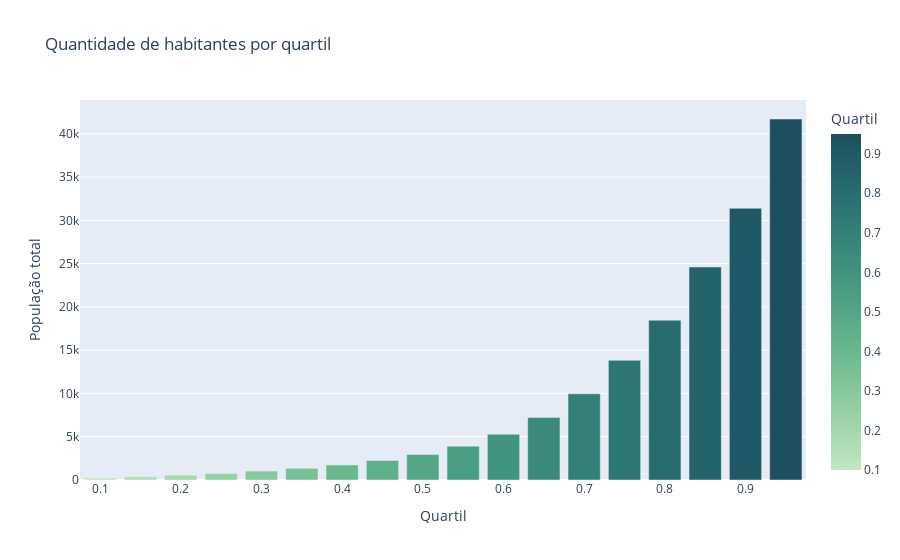

The notebook cell saved with this chart:
### Markdown cell above
*Zipcodes com a maior população*

### Code cell
max_population_DemographicData_ZCTAs = DemographicData_ZCTAs.copy()
max_population_DemographicData_ZCTAs.sort_values(by=['total_population'], ascending=False, inplace=True)
quartis = max_population_DemographicData_ZCTAs[['total_population']].quantile([0.1,0.15,0.2,0.25,0.3,0.35,0.4,0.45,0.5,0.55,0.6,0.65,0.7,0.75,0.8,0.85,0.9,0.95])
quartis.reset_index(inplace=True)
quartis.columns = ['quartil', 'populacao_total']
fig = px.bar(quartis, 
             x='quartil', 
             y="populacao_total", 
             barmode='group',
             labels={
                     "quartil": "Quartil",
                     "populacao_total": "População total"
                 },
             title="Quantidade de habitantes por quartil",
             color="quartil",
             color_continuous_scale="Blugrn",
             )
fig.show()

### Figure 1 — Plotly figure (JSON) as saved in the notebook; plotly's stock layout.template omitted (floating-point values rounded to 4 significant figures)
{"data": [{"alignmentgroup": "True", "hovertemplate": "Quartil=%{marker.color}<br>População total=%{y}<extra></extra>", "legendgroup": "", "marker": {"color": [0.1, 0.15, 0.2, 0.25, 0.3, 0.35, 0.4, 0.45, 0.5, 0.55, 0.6, 0.65, 0.7, 0.75, 0.8, 0.85, 0.9, 0.95], "coloraxis": "coloraxis", "pattern": {"shape": ""}}, "name": "", "offsetgroup": "", "orientation": "v", "showlegend": false, "textposition": "auto", "type": "bar", "x": [0.1, 0.15, 0.2, 0.25, 0.3, 0.35, 0.4, 0.45, 0.5, 0.55, 0.6, 0.65, 0.7, 0.75, 0.8, 0.85, 0.9, 0.95], "xaxis": "x", "y": [250, 383, 552, 765, 1027, 1347, 1734, 2259.0, 2947, 3908.0, 5281.0, 7216.0, 9964, 13826, 18460.0, 24600.0, 31390.0, 41710.0], "yaxis": "y"}], "layout": {"barmode": "group", "coloraxis": {"colorbar": {"title": {"text": "Quartil"}}, "colorscale": [[0, "rgb(196, 230, 195)"], [0.1667, "rgb(150, 210, 164)"], [0.3333, "rgb(109, 188, 144)"], [0.5, "rgb(77, 162, 132)"], [0.6667, "rgb(54, 135, 122)"], [0.8333, "rgb(38, 107, 110)"], [1, "rgb(29, 79, 96)"]]}, "legend": {"tracegroupgap": 0}, "title": {"text": "Quantidade de habitantes por quartil"}, "xaxis": {"anchor": "y", "domain": [0, 1], "title": {"text": "Quartil"}}, "yaxis": {"anchor": "x", "domain": [0, 1], "title": {"text": "População total"}}}}
